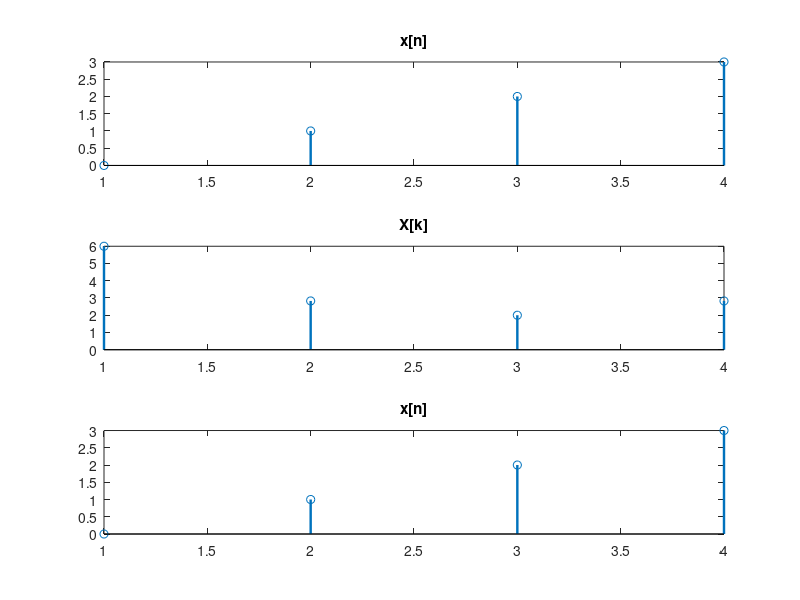
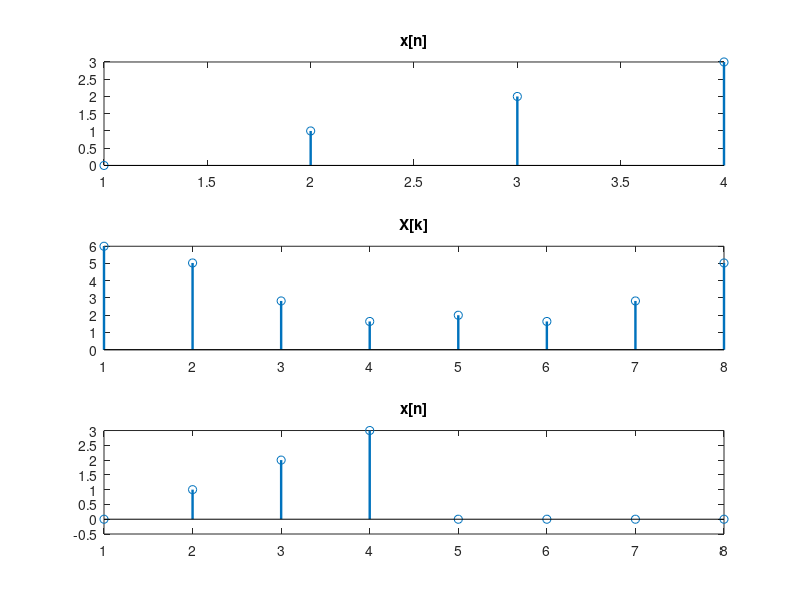
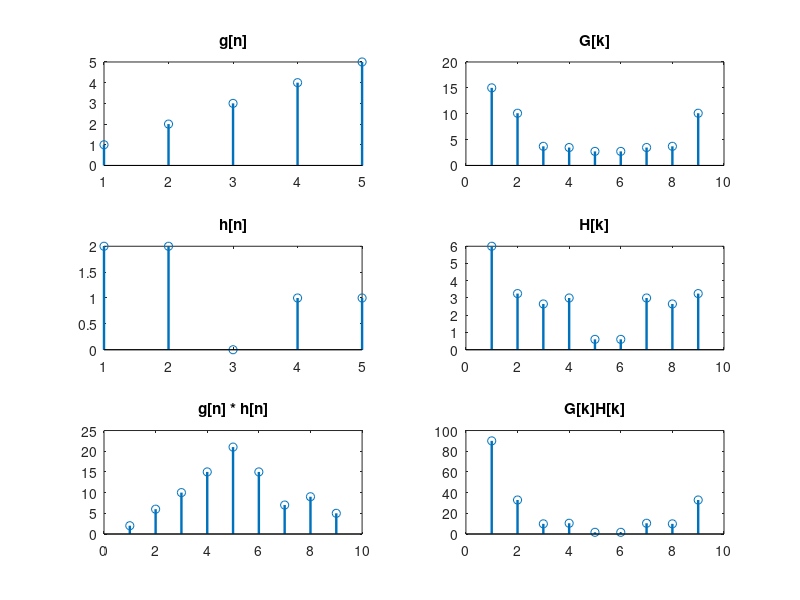

Here is the MATLAB script that generated these plots, in order:
clear

%Part 1-2
%Calculating the 4 point DFT
figure (1)
x = [0 1 2 3];
n1 = 4;

%Plot input sequence x[n]
subplot(3, 1, 1)
stem(x, 'linewidth', 1.75)
title('x[n]')

%Calculate and plot the magnitude of the X[k]
X = fft(x, n1);
M = abs(X);
subplot(3, 1, 2)
stem(M, 'linewidth', 1.75)
title('X[k]')

%Calculate and plot the inverse DFT of X[k] to retrieve the original signal
InvX = ifft(X, n1);
subplot(3, 1, 3)
stem(InvX, 'linewidth', 1.75)
title('x[n]')





%Part 3
%Calculating the 8 point DFT
figure (2)
n2 = 8;

%Plot the input sequence x[n]
subplot(3, 1, 1)
stem(x, 'linewidth', 1.75)
title('x[n]')

%Calculate and plot the magnitude of the X[k]
X = fft(x, n2);
M = abs(X);
subplot(3, 1, 2)
stem(M, 'linewidth', 1.75)
title('X[k]')

%Calculate and plot the inverse DFT of X[k] to retrieve the original signal
InvX = ifft(X, n2);
subplot(3, 1, 3)
stem(InvX, 'linewidth', 1.75)
title('x[n]')





%Part 4-5
%Calculating the convolution of g[n] and h[n] using the DFT method
figure (3)
g = [1 2 3 4 5];
h = [2 2 0 1 1];
L=length(g)+length(h)-1;

%Plot the input sequence g[n]
subplot(3, 2, 1)
stem(g, 'linewidth', 1.75)
title('g[n]')

%Plot the input sequence h[n]
subplot(3, 2, 3)
stem(h, 'linewidth', 1.75)
title('h[n]')


%Calculate and plot G[k]
G = fft(g, L);
subplot(3, 2, 2)
stem(abs(G), 'linewidth', 1.75)
title('G[k]')
 
%Calculate and plot H[k]
H = fft(h, L);
subplot(3, 2, 4)
stem(abs(H), 'linewidth', 1.75)
title('H[k]')

%Calculate and plot Y[k]
Y = G .* H;
M = abs(Y);
subplot(3, 2, 6)
stem(M, 'linewidth', 1.75)
title('G[k]H[k]')

%Take the inverse DFT of Y[k] to retrive y[n]
y=ifft(Y);
subplot(3, 2, 5)
stem(y, 'linewidth', 1.75)
title('g[n] * h[n]')
